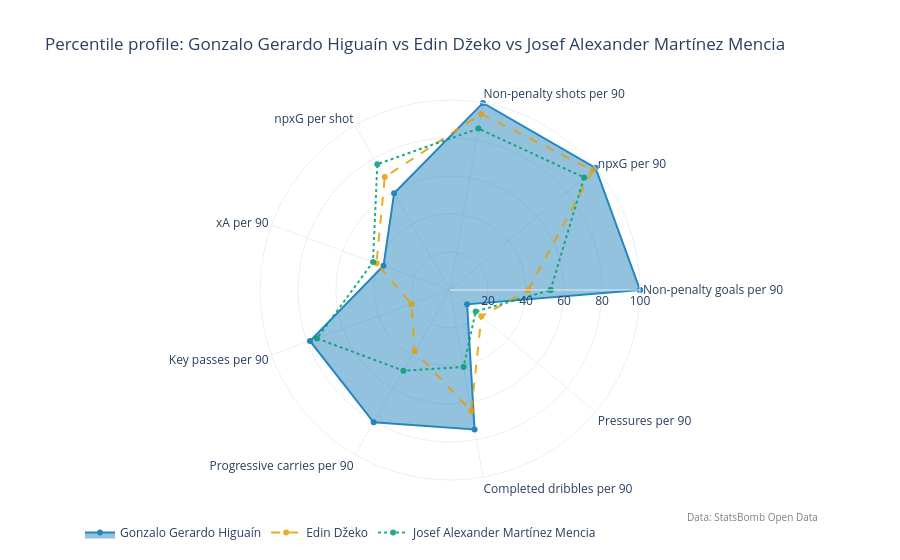

The notebook cell saved with this chart:
### Code cell
fig = plots.radar_comparison(
    percentiles, [TARGET_PLAYER, *similar["player_name"].head(2)], PERCENTILE_METRICS
)
fig

### Figure 1 — Plotly figure (JSON) as saved in the notebook; plotly's stock layout.template omitted (floating-point values rounded to 4 significant figures)
{"data": [{"fill": "toself", "line": {"color": "#0072B2", "dash": "solid"}, "name": "Gonzalo Gerardo Higuaín", "opacity": 0.85, "r": [100, 100, 100, 58.82, 37.25, 78.43, 80.39, 74.51, 11.76, 100], "theta": ["Non-penalty goals per 90", "npxG per 90", "Non-penalty shots per 90", "npxG per shot", "xA per 90", "Key passes per 90", "Progressive carries per 90", "Completed dribbles per 90", "Pressures per 90", "Non-penalty goals per 90"], "type": "scatterpolar"}, {"line": {"color": "#E69F00", "dash": "dash"}, "name": "Edin Džeko", "opacity": 0.85, "r": [41.18, 98.04, 94.12, 68.63, 41.18, 21.57, 37.25, 64.71, 21.57, 41.18], "theta": ["Non-penalty goals per 90", "npxG per 90", "Non-penalty shots per 90", "npxG per shot", "xA per 90", "Key passes per 90", "Progressive carries per 90", "Completed dribbles per 90", "Pressures per 90", "Non-penalty goals per 90"], "type": "scatterpolar"}, {"line": {"color": "#009E73", "dash": "dot"}, "name": "Josef Alexander Martínez Mencia", "opacity": 0.85, "r": [52.94, 92.16, 86.27, 76.47, 43.14, 74.51, 49.02, 41.18, 17.65, 52.94], "theta": ["Non-penalty goals per 90", "npxG per 90", "Non-penalty shots per 90", "npxG per shot", "xA per 90", "Key passes per 90", "Progressive carries per 90", "Completed dribbles per 90", "Pressures per 90", "Non-penalty goals per 90"], "type": "scatterpolar"}], "layout": {"annotations": [{"font": {"color": "grey", "size": 10}, "showarrow": false, "text": "Data: StatsBomb Open Data", "x": 1, "xanchor": "right", "xref": "paper", "y": -0.12, "yref": "paper"}], "legend": {"orientation": "h", "y": -0.1}, "polar": {"radialaxis": {"range": [0, 100], "tickvals": [20, 40, 60, 80, 100]}}, "title": {"text": "Percentile profile: Gonzalo Gerardo Higuaín vs Edin Džeko vs Josef Alexander Martínez Mencia"}}}
